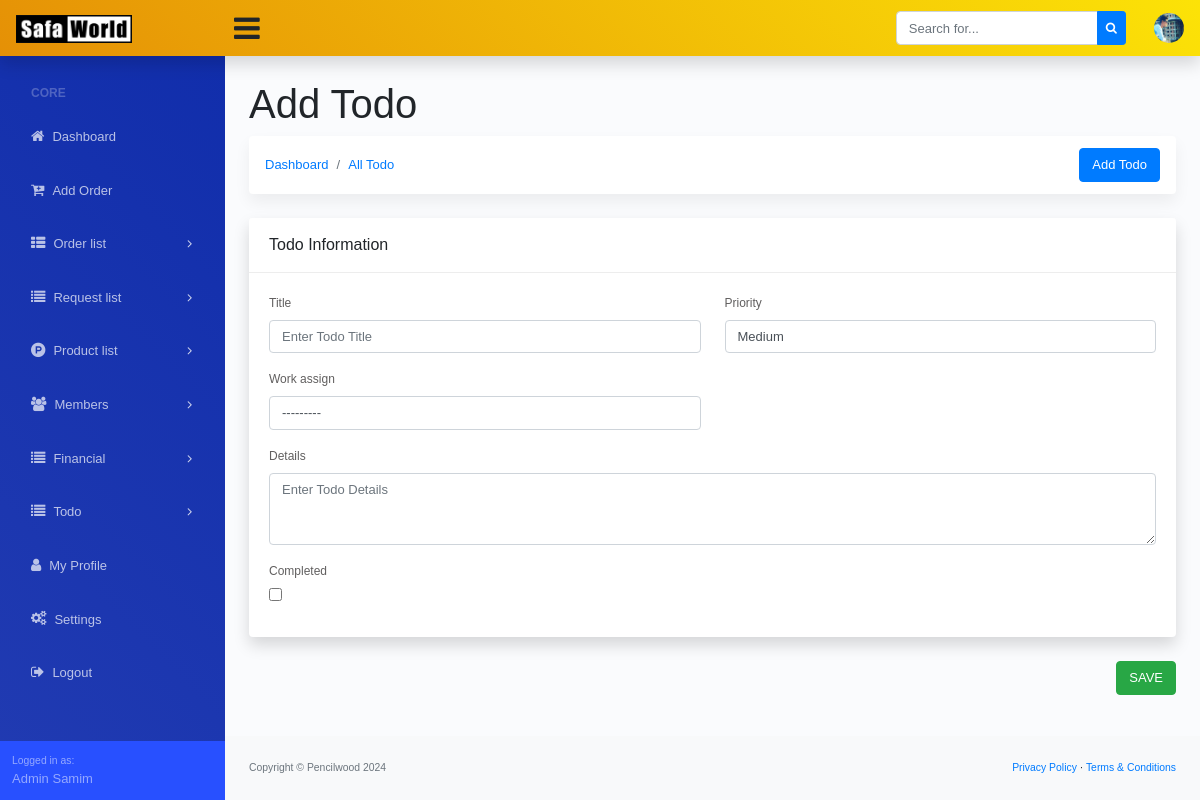
/todos/new/ (signed in), run on the app's committed database.
### dashboard/models.py (models this page shows, shortened)
class Site_Settings(models.Model):
    fav_icon = models.ImageField(upload_to='logo/', blank=True, null=True)
    logo = models.ImageField(upload_to='logo/', blank=True, null=True)
    website_name = models.CharField(max_length=200, blank=True, null=True)
    website_title = models.CharField(max_length=1000, blank=True, null=True)
    copyright_company = models.CharField(max_length=200)
    copyright_year = models.CharField(max_length=4)

### account/models.py (models this page shows)
class Custom_User(AbstractUser):
    USER_TYPE = (
        ('Admin', 'Admin'),
        ('Staff', 'Staff'),
        ('Factory Staff', 'Factory Staff'),
    )
    user_type = models.CharField(max_length=20, choices=USER_TYPE, blank=True, null=True)
    email = models.EmailField(("email address"), blank=True, unique=True)
    phone_number = models.CharField(max_length=14, blank=True, null=True)
    profile_picture = models.ImageField(upload_to='profile-picture/', blank=True, null=True)
    USERNAME_FIELD = "email"
    REQUIRED_FIELDS = ["username"]
    def __str__(self) -> str:
        return f'{self.first_name} {self.last_name}' if self.first_name else f'{self.username} | {self.email}'

### dashboard/views.py (the view, shortened to what this page needs)
# urls.py: path('todos/new/', TodoCreateView.as_view(), name='todo_create'),
class TodoCreateView(CreateView):
    model = Todo
    form_class = TodoForm
    template_name = 'todo/todo_form.html'
    success_url = reverse_lazy('todo_list')

### dashboard/context_processor.py (called while the page is built)
def website_settings(request):
    website_setting = Site_Settings.objects.all().first()
    return {'website_setting': website_setting}

### templates/todo/todo_form.html (shortened to what this page needs)
{% extends '../base.html' %}
{% block dashboard_body %}
<main>
    <form method="POST">
        <div class="container-fluid">
            <h1 class="mt-4">
                {% if object %}
                Update
                {% else %}
                Add
                {% endif %}
                Todo
            </h1>
            <ol class="breadcrumb mb-4 d-flex justify-content-between align-items-center">
                <div class="d-flex align-items-center">
                    <li class="breadcrumb-item"><a href="{% url 'dashboard' %}">Dashboard</a></li>
                    <li class="breadcrumb-item"><a href="{% url 'todo_list' %}">All Todo</a></li>
                </div>
                <li class="breadcrumb-item ml-auto">
                    <a href="{% url 'todo_create' %}" class="btn btn-primary" style="margin-left: 10px;">
                        Add Todo
                    </a>
                </li>
            </ol>
            <div class="row">
                <div class="col-xl-12">
                    <div class="card mb-4">
                        <div class="card-header">
                            Todo Information
                        </div>
                        <div class="card-body">
                            <div class="row">
                                <div class="col-md-6">
                                    <div class="form-group">
                                        <label>{{form.title.label}}</label>
                                        {{form.title}}
                                    </div>
                                </div>
                                <div class="col-md-6">
                                    <div class="form-group">
                                        <label>{{form.priority.label}}</label>
                                        {{form.priority}}
                                    </div>
                                </div>
                            </div>
                            <div class="row">
                                <div class="col-md-6">
                                    <div class="form-group">
                                        <label>{{form.work_assign.label}}</label>
                                        {{form.work_assign}}
                                    </div>
                                </div>
                            </div>
                            <div class="row">
                                <div class="col-md-12">
                                    <div class="form-group">
                                        <label>{{form.details.label}}</label>
                                        {{form.details}}
                                    </div>
                                </div>
                            </div>
                            <div class="row">
                                <div class="col-md-6">
                                    <div class="form-group">
                                        <label>{{form.is_complete.label}}</label>
                                        {{form.is_complete}}
                                    </div>
                                </div>
                            </div>
                        </div>
                    </div>
                </div>
            </div>
            <div class="text-right mb-4">
                <button type="submit" class="btn btn-success">
                     SAVE
                </button>
            </div>
        </div>
    </form>
</main>
{% endblock dashboard_body %}

### templates/base.html (shortened to what this page needs)
{% load static %}
<!DOCTYPE html>
<html lang="en">
<head>
  <link href="https://cdn.jsdelivr.net/npm/bootstrap@5.3.2/dist/css/bootstrap.min.css" rel="stylesheet"
>
  <link href="{% static 'assets/css/dataTables.bootstrap4.min.css' %}" rel="stylesheet">
  <link href="{% static 'assets/css/styles.css' %}" rel="stylesheet" />
  <link rel="stylesheet" href="https://cdnjs.cloudflare.com/ajax/libs/font-awesome/4.7.0/css/font-awesome.min.css">
</head>
<body class="sb-nav-fixed">
  {% include './navbar.html' %}
  <div id="layoutSidenav">
    <div id="layoutSidenav_nav">
      {% include './side_navbar.html' %}
    </div>
    <div id="layoutSidenav_content">
      {% block dashboard_body %}
      {% endblock dashboard_body %}
      <footer class="py-4 bg-light mt-auto">
        <div class="container-fluid">
          <div class="d-flex align-items-center justify-content-between small">
            <div class="text-muted">Copyright &copy; {{website_setting.copyright_company}} {{website_setting.copyright_year}}</div>
            <div>
              <a href="">Privacy Policy</a>
              &middot;
              <a href="">Terms &amp; Conditions</a>
            </div>
          </div>
        </div>
      </footer>
    </div>
  </div>
</body>
</html>

### templates/navbar.html (shortened to what this page needs)
{% load static %}
<nav class="sb-topnav navbar navbar-expand navbar-light shadow-sm bg-warning">
    <a class="navbar-brand" href="{% url 'dashboard' %}">
        <img alt="logo" src="
        {% if website_setting.logo %}
        {{website_setting.logo.url}}
        {% endif %}
        " width="60%">
    </a>
    <button class="btn btn-link btn-sm order-1 order-lg-0" id="sidebarToggle" href="#"
        style="font-size: 30px !important;"><i class="fa fa-bars"></i></button>
    <form class="d-none d-md-inline-block form-inline ml-auto mr-0 mr-md-3 my-2 my-md-0">
        <div class="input-group">
            <input class="form-control" type="text" placeholder="Search for..." aria-label="Search"
                aria-describedby="basic-addon2" />
            <div class="input-group-append">
                <button class="btn btn-primary btn-sm" type="button"><i class="fa fa-search"></i></button>
            </div>
        </div>
    </form>
    <ul class="navbar-nav ml-auto ml-md-0">
        <li class="nav-item dropdown no-arrow ml-1 osahan-profile-dropdown">
            <a class="nav-link dropdown-toggle pr-0" href="#" role="button" data-toggle="dropdown" aria-haspopup="true"
                aria-expanded="false">
                {% if request.user.profile_picture %}
                <img class="img-profile rounded-circle" src="{{request.user.profile_picture.url}}">
                {% else %}
                <i class="fa fa-user-circle" style="font-size: 35px;"></i>
                {% endif %}
            </a>
        </li>
    </ul>
</nav>

### templates/side_navbar.html (shortened to what this page needs)
{% url 'dashboard' as admin_dashboard_url %}
<nav class="sb-sidenav accordion sb-sidenav-dark" id="sidenavAccordion">
    <div class="sb-sidenav-menu">
        <div class="nav">
            <div class="sb-sidenav-menu-heading">Core</div>
            <a class="nav-link Active" href="{{admin_dashboard_url}}">
                <div class="sb-nav-link-icon"><i class="fa fa-home"></i></div>
                Dashboard
            </a>
            <a class="nav-link Active" href="{% url 'add_new_order' %}">
                <div class="sb-nav-link-icon"><i class="fa fa-cart-plus"></i></div>
                Add Order
            </a>
            <a class="nav-link collapsed" href="#" data-toggle="collapse" data-target="#collapseOrder"
                aria-expanded="false" aria-controls="collapseOrder">
                <div class="sb-nav-link-icon"><i class="fa fa-th-list"></i></div>
                Order list
                <div class="sb-sidenav-collapse-arrow"><i class="fa fa-angle-down"></i></div>
            </a>
            <a class="nav-link collapsed" href="#" data-toggle="collapse" data-target="#collapseRequest"
                aria-expanded="false" aria-controls="collapseRequest">
                <div class="sb-nav-link-icon"><i class="fa fa-list"></i></div>
                Request list
                <div class="sb-sidenav-collapse-arrow"><i class="fa fa-angle-down"></i></div>
            </a>
            <a class="nav-link collapsed" href="#" data-toggle="collapse" data-target="#collapseProduct"
                aria-expanded="false" aria-controls="collapseProduct">
                <div class="sb-nav-link-icon"><i class="fa fa-product-hunt"></i></div>
                Product list
                <div class="sb-sidenav-collapse-arrow"><i class="fa fa-angle-down"></i></div>
            </a>
            {% if request.user.user_type == 'Admin' %}
            <a class="nav-link collapsed" href="#" data-toggle="collapse" data-target="#collapseMembers"
                aria-expanded="false" aria-controls="collapseMembers">
                <div class="sb-nav-link-icon"><i class="fa fa-users"></i></div>
                Members
                <div class="sb-sidenav-collapse-arrow"><i class="fa fa-angle-down"></i></div>
            </a>
            {% endif %}
            <a class="nav-link collapsed" href="#" data-toggle="collapse" data-target="#collapseFinancial"
                aria-expanded="false" aria-controls="collapseRequest">
                <div class="sb-nav-link-icon"><i class="fa fa-list"></i></div>
                Financial
                <div class="sb-sidenav-collapse-arrow"><i class="fa fa-angle-down"></i></div>
            </a>
            <a class="nav-link collapsed" href="#" data-toggle="collapse" data-target="#collapseTodo"
                aria-expanded="false" aria-controls="collapseRequest">
                <div class="sb-nav-link-icon"><i class="fa fa-list"></i></div>
                Todo
                <div class="sb-sidenav-collapse-arrow"><i class="fa fa-angle-down"></i></div>
            </a>
            <a class="nav-link Active" href="{% url 'my_profile' %}">
                <div class="sb-nav-link-icon"><i class="fa fa-user"></i></div>
                My Profile
            </a>
            {% if request.user.user_type == 'Admin' %}
            <a class="nav-link Active" href="{% url 'settings' %}">
                <div class="sb-nav-link-icon"><i class="fa fa-gears"></i></div>
                Settings
            </a>
            {% endif %}
            <a class="nav-link" href="{% url 'logout' %}">
                <div class="sb-nav-link-icon"><i class="fa fa-sign-out"></i></div>
                Logout
            </a>
        </div>
    </div>
    <div class="sb-sidenav-footer">
        <div class="small">Logged in as:</div>
        {{request.user.first_name}} {{request.user.last_name}}
    </div>
</nav>

### data on the page
Site_Settings: logo (picture), copyright_company "Pencilwood", copyright_year "2024"
Custom_User: user.profile_picture (picture), user.first_name "Admin", user.last_name "Samim"
